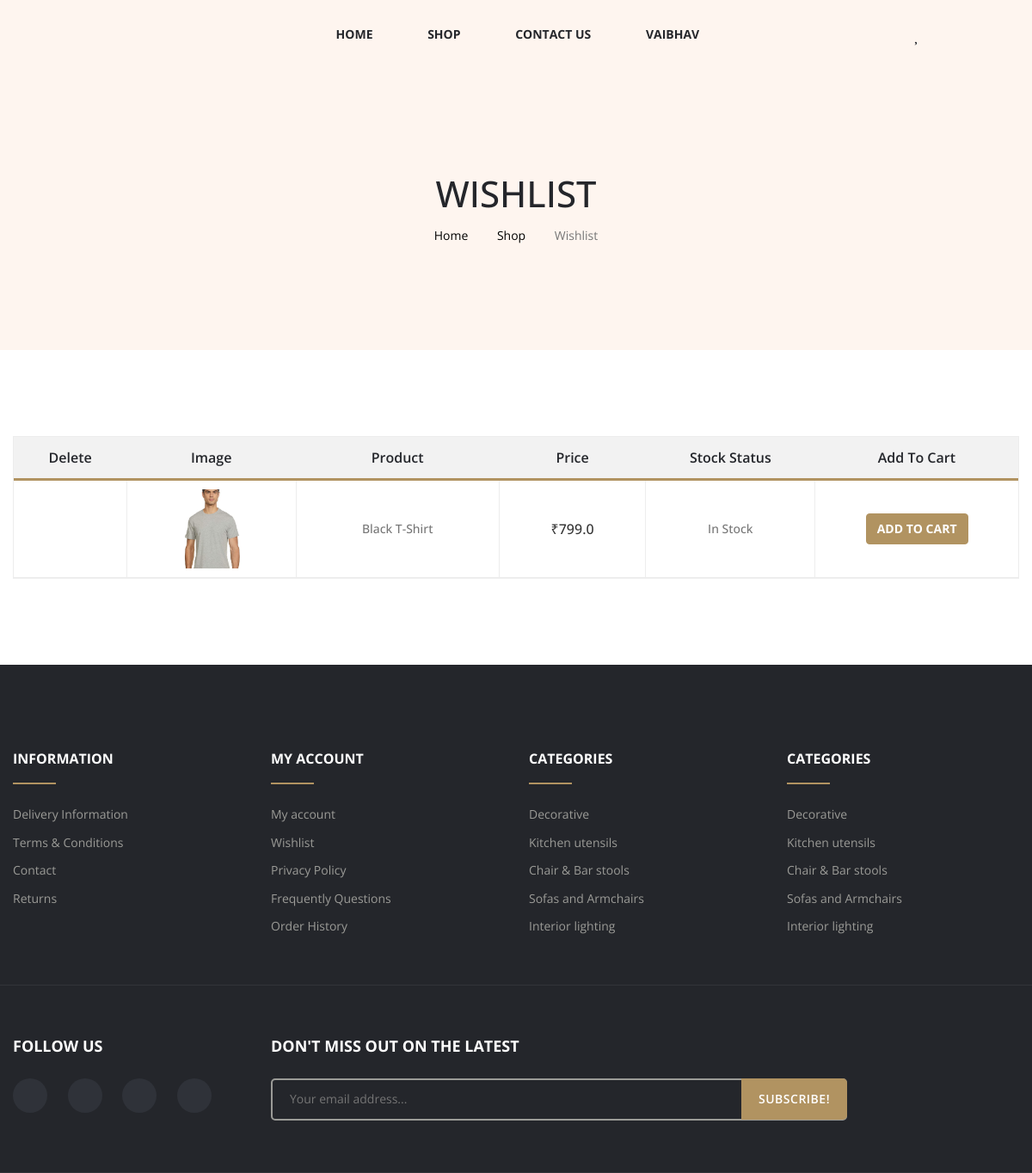
Page /wishlist (signed in) on the committed database.
### home/models.py (models this page shows, shortened)
class WishList(models.Model):
    user = models.ForeignKey(User,on_delete=models.CASCADE)
    product = models.ForeignKey(Product,on_delete=models.CASCADE)
    objects = models.Manager()  # Define the objects manager

class Product(models.Model):
    product_name = models.CharField(max_length=50)
    product_type = models.ForeignKey(ProductCategories, on_delete=models.CASCADE,null=True)
    description=models.TextField(blank=True, max_length=200)
    amount=models.FloatField()
    product_image = models.ImageField(upload_to='product/')
    date_added=models.DateTimeField(auto_now_add=True)
    user_id = models.ForeignKey(User,on_delete=models.CASCADE)
    stock = models.IntegerField(default=1)
    num_sold = models.IntegerField(default=0)

### home/views.py (the view)
# urls.py: path("wishlist",views.wishlist,name="wishlist"),
def wishlist(request):
    if not request.session.get('user_id'):
        return redirect('/login')
    user_id = request.session.get('user_id')
    context={
        'wishlist_items': WishList.objects.filter(user_id=user_id)
    }
    return render(request,"wishlist.html",context)

### templates/wishlist.html
{% extends 'base.html' %}
{% load static %}
{% block body %}
    <div class="breadcrumb-section breadcrumb-bg-color--golden">
        <div class="breadcrumb-wrapper">
            <div class="container">
                <div class="row">
                    <div class="col-12">
                        <h3 class="breadcrumb-title">Wishlist</h3>
                        <div class="breadcrumb-nav breadcrumb-nav-color--black breadcrumb-nav-hover-color--golden">
                            <nav aria-label="breadcrumb">
                                <ul>
                                    <li><a href="/">Home</a></li>
                                    <li><a href="/product">Shop</a></li>
                                    <li class="active" aria-current="page">Wishlist</li>
                                </ul>
                            </nav>
                        </div>
                    </div>
                </div>
            </div>
        </div>
    </div>
    <div class="wishlist-section" style="margin-bottom:100px;">
        <div class="wishlish-table-wrapper" data-aos="fade-up" data-aos-delay="0">
            <div class="container">
                <div class="row">
                    <div class="col-12">
                        <div class="table_desc">
                            <div class="table_page table-responsive">
                                <table>
                                    <thead>
                                        <tr>
                                            <th class="product_remove">Delete</th>
                                            <th class="product_thumb">Image</th>
                                            <th class="product_name">Product</th>
                                            <th class="product-price">Price</th>
                                            <th class="product_stock">Stock Status</th>
                                            <th class="product_addcart">Add To Cart</th>
                                        </tr>
                                    </thead>
                                    <tbody>
                                        {% for wishlist_item in wishlist_items  %}
                                        <tr>
                                            <td class="product_remove"><a href="{% url 'remove_wishlist_item' wishlist_item.id %}"><i class="fa fa-trash-o"></i></a>
                                            </td>
                                            <td class="product_thumb"><a href="{% url 'product_details' wishlist_item.product.id %}"><img
                                                        src="{{ wishlist_item.product.product_image.url }}"
                                                        alt=""></a></td>
                                            <td class="product_name"><a href="{% url 'product_details' wishlist_item.product.id %}">{{ wishlist_item.product.product_name }}</a></td>
                                            <td class="product-price">₹{{ wishlist_item.product.amount }}</td>
                                            <td class="product_stock">
                                                {% if wishlist_item.product.stock > 0 %}
                                                    In Stock
                                                {% else %}
                                                    Out Of Stock
                                                {% endif %}
                                            </td>
                                            <td class="product_addcart"><a href="{% url 'add_to_cart' wishlist_item.product.id %}" class="btn btn-md btn-golden">Add To Cart</a></td>
                                        </tr>
                                        {% endfor %}
                                    </tbody>
                                </table>
                            </div>
                        </div>
                    </div>
                </div>
            </div>
        </div>
    </div>
{% endblock %}

### rows in the picture
WishList: product.product_image (picture), product.product_name "Black T-Shirt", product.amount "799.0", shows "In Stock"

### other values in the picture
{{ request.session.username }} "VAIBHAV"
